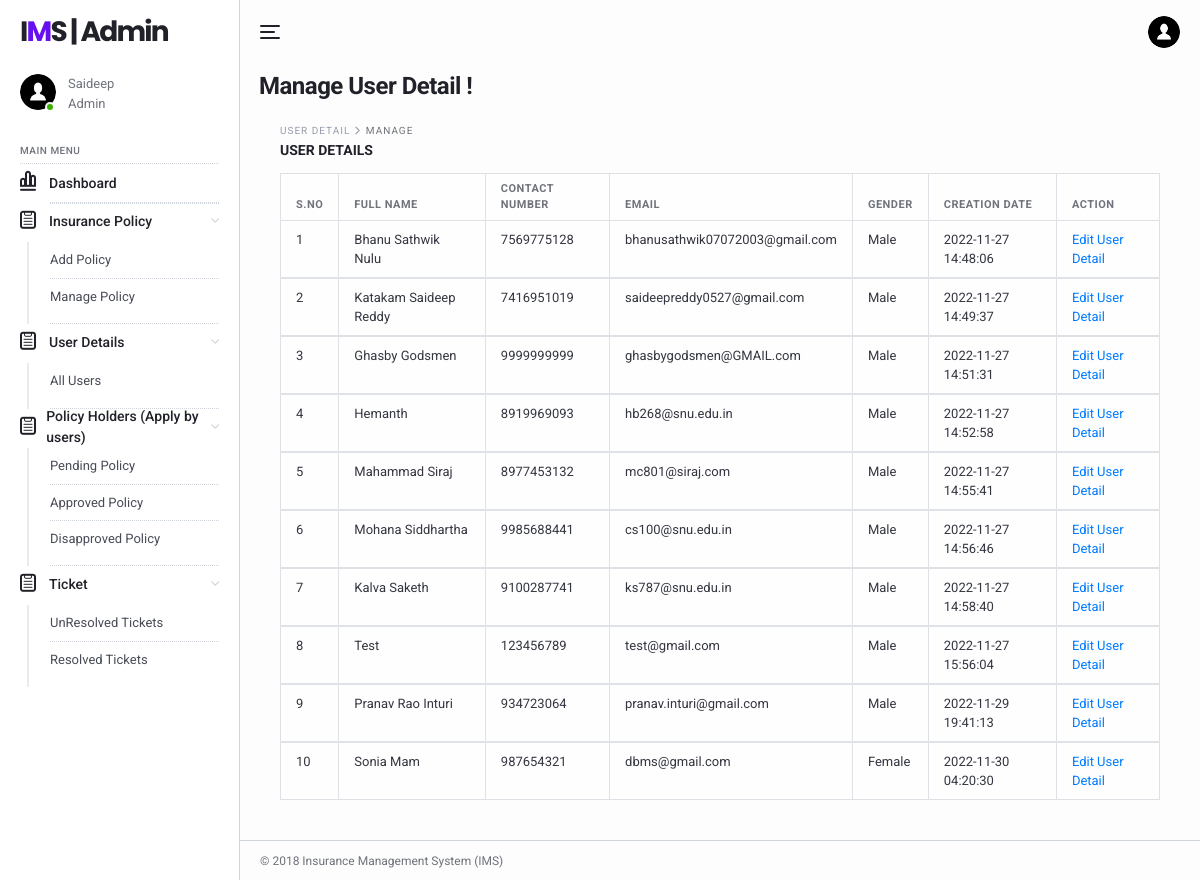
The app's page /IMS/admin/user-detail.php (signed in) with its own data.
### tables this page shows
CREATE TABLE `tblimsadmin` (
  `ID` int(11) NOT NULL,
  `AdminName` varchar(120) DEFAULT NULL,
  `AdminUsername` varchar(45) DEFAULT NULL,
  `Password` varchar(45) DEFAULT NULL,
  `AdminRegdate` timestamp NULL DEFAULT current_timestamp()
);

CREATE TABLE `tbluser` (
  `ID` int(11) NOT NULL,
  `FullName` varchar(120) DEFAULT NULL,
  `ContactNo` bigint(10) DEFAULT NULL,
  `Email` varchar(120) DEFAULT NULL,
  `Gender` enum('Male','Female') DEFAULT NULL,
  `Password` varchar(120) DEFAULT NULL,
  `CreationDate` timestamp NOT NULL DEFAULT current_timestamp()
);

### IMS/admin/user-detail.php (the view, shortened to what this page needs)
<?php
include('includes/dbconnection.php');
if (strlen($_SESSION['aid']==0)) {
  header('location:logout.php');
  } else{
?>
<!DOCTYPE html>
<html lang="en">
  <head>
    <link href="../lib/fontawesome-free/css/all.min.css" rel="stylesheet">
    <link href="../lib/ionicons/css/ionicons.min.css" rel="stylesheet">
    <link href="../lib/typicons.font/typicons.css" rel="stylesheet">
    <link href="../lib/morris.js/morris.css" rel="stylesheet">
    <link href="../lib/flag-icon-css/css/flag-icon.min.css" rel="stylesheet">
    <link href="../lib/jqvmap/jqvmap.min.css" rel="stylesheet">
    <link rel="stylesheet" href="../css/azia.css">
  </head>
  <body class="az-body az-body-sidebar">
<?php include_once('includes/sidebar.php');?>
    <div class="az-content az-content-dashboard-two">
<?php include_once('includes/header.php');?>
      <div class="az-content-header d-block d-md-flex">
        <div>
          <h2 class="az-content-title mg-b-5 mg-b-lg-8">Manage User Detail !</h2>
        </div>
      </div>
      <div class="az-content-body">
     <div class="az-content">
      <div class="container">
        <div class="az-content-body">
          <div class="az-content-breadcrumb">
            <span>User Detail </span>
            <span>Manage</span>
          </div>
          <div class="az-content-label mg-b-5">User Details</div>
          <div class="table-responsive">
            <table class="table table-bordered mg-b-0">
              <thead>
                <tr>
                  <th>S.NO</th>
                  <th>Full Name</th>
                  <th>Contact Number</th>
                   <th>Email</th>
                   <th>Gender</th>
                   <th>Creation Date</th>
                  <th>Action</th>
                </tr>
              </thead>
              <?php
$ret=mysqli_query($con,"select * from  tbluser");
$cnt=1;
while ($row=mysqli_fetch_array($ret)) {
?>
              <tbody>
                <tr>
                  <td><?php echo $cnt;?></td>
                  <td><?php  echo $row['FullName'];?></td>
                  <td><?php  echo $row['ContactNo'];?></td>
                  <td><?php  echo $row['Email'];?></td>
                  <td><?php  echo $row['Gender'];?></td>
                  <td><?php  echo $row['CreationDate'];?></td>
                  <td><a href="edit-userprofile.php?userid=<?php echo $row['ID'];?>">Edit User Detail</a>
                </tr>
                <?php
$cnt=$cnt+1;
}?>
              </tbody>
            </table>
          </div>
            </div>
          </div>
        </div>
      </div>
    <?php include_once('includes/footer.php');?>
    </div>
  </body>
</html>
<?php }  ?>

### IMS/admin/includes/sidebar.php
  <div class="az-sidebar">
      <div class="az-sidebar-header">
        <a href="#" class="az-logo">I<span>M</span>S | Admin</a>
      </div>
      <div class="az-sidebar-loggedin">
        <div class="az-img-user online"><img src="../img/user.png" alt=""></div>
        <div class="media-body">
                      <?php
$adminid=$_SESSION['aid'];
$ret=mysqli_query($con,"select AdminName from tblimsadmin where ID='$adminid'");
$row=mysqli_fetch_array($ret);
$name=$row['AdminName'];
?>
                  <span><?php echo $name; ?></span>
          <span>Admin</span>
        </div>
      </div>
      <div class="az-sidebar-body">
        <ul class="nav">
          <li class="nav-label">Main Menu</li>
            <li class="nav-item show">
            <a href="dashboard.php" class="nav-link"><i class="typcn typcn-chart-bar-outline"></i>Dashboard</a>
          </li>
<li class="nav-item show">
<li class="nav-item show">
            <a href="#" class="nav-link with-sub"><i class="typcn typcn-clipboard"></i>Insurance Policy</a>
            <nav class="nav-sub">
              <a href="policyform.php" class="nav-sub-link">Add Policy</a>
              <a href="manage-policyform.php" class="nav-sub-link">Manage Policy</a>
            </nav>
          </li>
          <li class="nav-item show">
            <a href="" class="nav-link with-sub"><i class="typcn typcn-clipboard"></i>User Details</a>
            <nav class="nav-sub">
              <a href="user-detail.php" class="nav-sub-link">All Users</a>
            </nav>
          </li>
<li class="nav-item show">
            <a href="#" class="nav-link with-sub"><i class="typcn typcn-clipboard"></i>Policy Holders (Apply by users)</a>
            <nav class="nav-sub">
              <a href="pending-policy.php" class="nav-sub-link">Pending Policy</a>
            <a href="approve-policy.php" class="nav-sub-link">Approved Policy</a>
            <a href="disapprove-policy.php" class="nav-sub-link">Disapproved Policy</a>
            </nav>
          </li>
          <li class="nav-item show">
            <a href="" class="nav-link with-sub"><i class="typcn typcn-clipboard"></i>Ticket</a>
            <nav class="nav-sub">
              <a href="unresolved-tickets.php" class="nav-sub-link">UnResolved Tickets</a>
              <a href="resolved-tickets.php" class="nav-sub-link">Resolved Tickets</a>
            </nav>
          </li>
        </ul>
      </div>
    </div>

### records on screen
tblimsadmin: AdminName "Saideep"
tbluser: FullName "Bhanu Sathwik Nulu", ContactNo "7569775128", Email "bhanusathwik07072003@gmail.com", Gender "Male", CreationDate "2022-11-27 14:48:06"
tbluser: FullName "Katakam Saideep Reddy", ContactNo "7416951019", Email "saideepreddy0527@gmail.com", Gender "Male", CreationDate "2022-11-27 14:49:37"
tbluser: FullName "Ghasby Godsmen", ContactNo "9999999999", Email "ghasbygodsmen@GMAIL.com", Gender "Male", CreationDate "2022-11-27 14:51:31"
tbluser: FullName "Hemanth", ContactNo "8919969093", Email "hb268@snu.edu.in", Gender "Male", CreationDate "2022-11-27 14:52:58"
tbluser: FullName "Mahammad Siraj", ContactNo "8977453132", Email "mc801@siraj.com", Gender "Male", CreationDate "2022-11-27 14:55:41"
tbluser: FullName "Mohana Siddhartha", ContactNo "9985688441", Email "cs100@snu.edu.in", Gender "Male", CreationDate "2022-11-27 14:56:46"
tbluser: FullName "Kalva Saketh", ContactNo "9100287741", Email "ks787@snu.edu.in", Gender "Male", CreationDate "2022-11-27 14:58:40"
tbluser: FullName "Test", ContactNo "123456789", Email "test@gmail.com", Gender "Male", CreationDate "2022-11-27 15:56:04"
tbluser: FullName "Pranav Rao Inturi", ContactNo "934723064", Email "pranav.inturi@gmail.com", Gender "Male", CreationDate "2022-11-29 19:41:13"
tbluser: FullName "Sonia Mam", ContactNo "987654321", Email "dbms@gmail.com", Gender "Female", CreationDate "2022-11-30 04:20:30"
